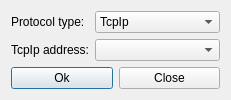
<?xml version="1.0" encoding="UTF-8"?>
<ui version="4.0">
 <class>TcpIpAddressDialog</class>
 <widget class="QDialog" name="TcpIpAddressDialog">
  <property name="geometry">
   <rect>
    <x>0</x>
    <y>0</y>
    <width>231</width>
    <height>97</height>
   </rect>
  </property>
  <property name="maximumSize">
   <size>
    <width>800</width>
    <height>600</height>
   </size>
  </property>
  <property name="windowTitle">
   <string>Choose youre protocol...</string>
  </property>
  <layout class="QVBoxLayout" name="verticalLayout">
   <item>
    <layout class="QFormLayout" name="formLayout">
     <item row="0" column="0">
      <widget class="QLabel" name="lType">
       <property name="text">
        <string>Protocol type:</string>
       </property>
      </widget>
     </item>
     <item row="0" column="1">
      <widget class="QComboBox" name="cbType">
       <item>
        <property name="text">
         <string>TcpIp</string>
        </property>
       </item>
       <item>
        <property name="text">
         <string>Serial</string>
        </property>
       </item>
      </widget>
     </item>
     <item row="1" column="0">
      <widget class="QLabel" name="lbProtocolspecs">
       <property name="text">
        <string>TcpIp address:</string>
       </property>
      </widget>
     </item>
     <item row="1" column="1">
      <widget class="QStackedWidget" name="stackedWidget">
       <widget class="QWidget" name="page">
        <layout class="QVBoxLayout" name="verticalLayout_2">
         <property name="spacing">
          <number>0</number>
         </property>
         <property name="leftMargin">
          <number>0</number>
         </property>
         <property name="topMargin">
          <number>0</number>
         </property>
         <property name="rightMargin">
          <number>0</number>
         </property>
         <property name="bottomMargin">
          <number>0</number>
         </property>
         <item>
          <widget class="QComboBox" name="cbTcpIp"/>
         </item>
        </layout>
       </widget>
       <widget class="QWidget" name="page_2">
        <layout class="QVBoxLayout" name="verticalLayout_3">
         <property name="spacing">
          <number>0</number>
         </property>
         <property name="leftMargin">
          <number>0</number>
         </property>
         <property name="topMargin">
          <number>0</number>
         </property>
         <property name="rightMargin">
          <number>0</number>
         </property>
         <property name="bottomMargin">
          <number>0</number>
         </property>
         <item>
          <widget class="QComboBox" name="cbSerial"/>
         </item>
        </layout>
       </widget>
      </widget>
     </item>
    </layout>
   </item>
   <item>
    <layout class="QHBoxLayout" name="horizontalLayout">
     <item>
      <widget class="QPushButton" name="pushButton">
       <property name="text">
        <string>Ok</string>
       </property>
      </widget>
     </item>
     <item>
      <widget class="QPushButton" name="pushButton_2">
       <property name="text">
        <string>Close</string>
       </property>
      </widget>
     </item>
    </layout>
   </item>
  </layout>
 </widget>
 <resources/>
 <connections>
  <connection>
   <sender>pushButton</sender>
   <signal>clicked()</signal>
   <receiver>TcpIpAddressDialog</receiver>
   <slot>accept()</slot>
   <hints>
    <hint type="sourcelabel">
     <x>76</x>
     <y>86</y>
    </hint>
    <hint type="destinationlabel">
     <x>90</x>
     <y>65</y>
    </hint>
   </hints>
  </connection>
  <connection>
   <sender>pushButton_2</sender>
   <signal>clicked()</signal>
   <receiver>TcpIpAddressDialog</receiver>
   <slot>reject()</slot>
   <hints>
    <hint type="sourcelabel">
     <x>220</x>
     <y>86</y>
    </hint>
    <hint type="destinationlabel">
     <x>168</x>
     <y>63</y>
    </hint>
   </hints>
  </connection>
 </connections>
</ui>
